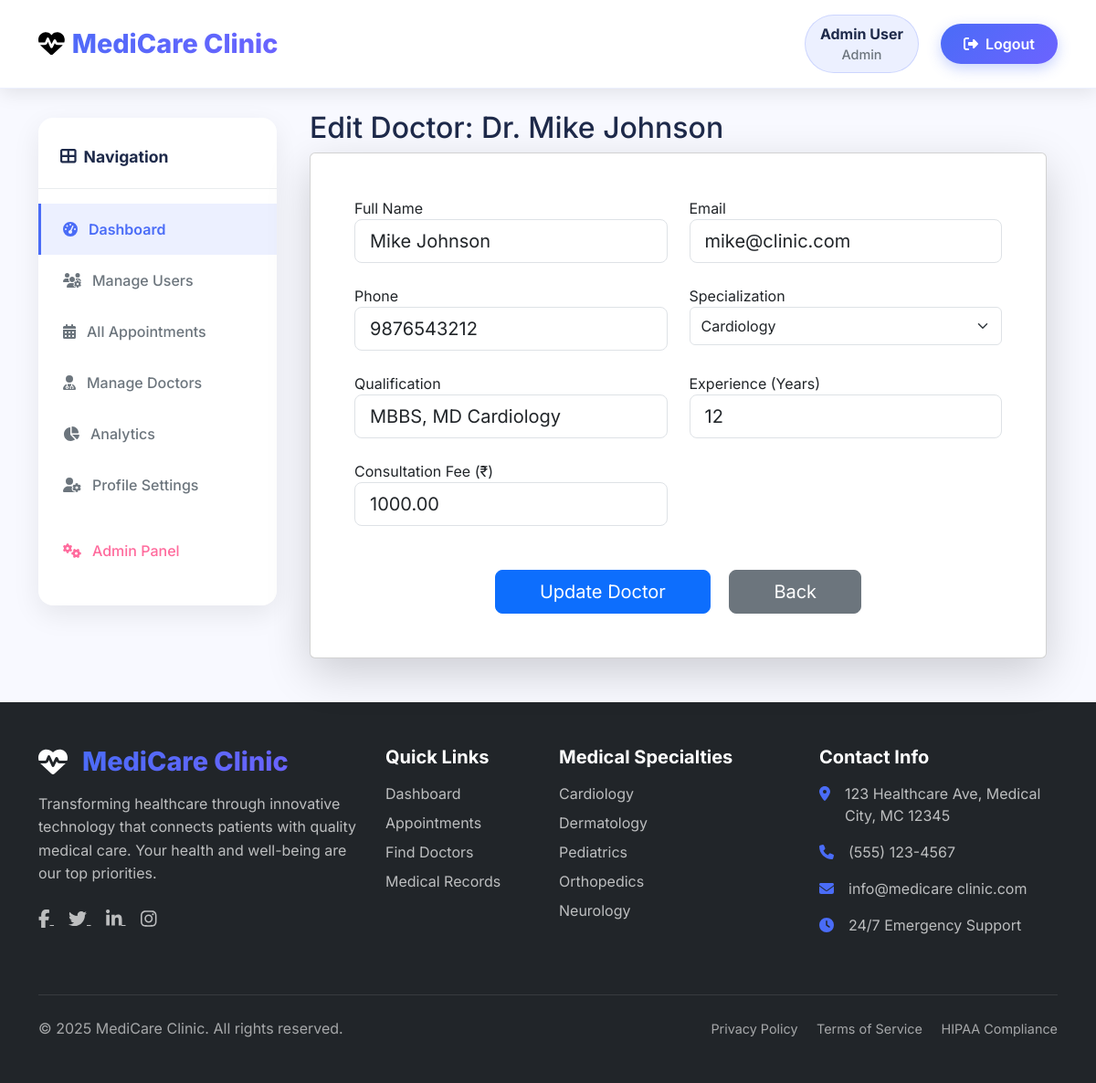
The app's page /admin/edit_doctor.php?id=2 (signed in) with its own data.
### tables this page shows
CREATE TABLE `doctors` (
  `doctor_id` int(11) NOT NULL AUTO_INCREMENT,
  `user_id` int(11) NOT NULL,
  `specialization_id` int(11) NOT NULL,
  `qualification` varchar(100) DEFAULT NULL,
  `experience_years` int(11) DEFAULT 0,
  `consultation_fee` decimal(10,2) DEFAULT 500.00,
  `profile_photo` varchar(255) DEFAULT NULL,
  PRIMARY KEY (`doctor_id`),
  FOREIGN KEY (`user_id`) REFERENCES `users`(`user_id`) ON DELETE CASCADE,
  FOREIGN KEY (`specialization_id`) REFERENCES `specializations`(`specialization_id`)
);

CREATE TABLE `users` (
  `user_id` int(11) NOT NULL AUTO_INCREMENT,
  `full_name` varchar(100) NOT NULL,
  `email` varchar(100) NOT NULL UNIQUE,
  `password` varchar(255) NOT NULL,
  `phone` varchar(20) DEFAULT NULL,
  `role` enum('patient','doctor','admin') NOT NULL DEFAULT 'patient',
  `created_at` timestamp DEFAULT CURRENT_TIMESTAMP,
  PRIMARY KEY (`user_id`)
);

### admin/edit_doctor.php (the view, shortened to what this page needs)
<?php
require_once '../includes/db_connect.php';
$id = $_GET['id'] ?? 0;
$stmt = $conn->prepare("SELECT d.*, u.full_name, u.email, u.phone FROM doctors d JOIN users u ON d.user_id = u.user_id WHERE d.doctor_id = ?");
$stmt->bind_param("i", $id);
$stmt->execute();
$doc = $stmt->get_result()->fetch_assoc();
?>
<?php require_once '../includes/header.php'; ?>
<div class="container mt-4">
    <h2>Edit Doctor: Dr. <?= htmlspecialchars($doc['full_name']) ?></h2>
    <form method="POST" class="card shadow-lg p-5">
        <div class="row g-4">
            <div class="col-md-6"><label>Full Name</label><input type="text" name="full_name" class="form-control form-control-lg" value="<?= $doc['full_name'] ?>" required></div>
            <div class="col-md-6"><label>Email</label><input type="email" name="email" class="form-control form-control-lg" value="<?= $doc['email'] ?>" required></div>
            <div class="col-md-6"><label>Phone</label><input type="text" name="phone" class="form-control form-control-lg" value="<?= $doc['phone'] ?>"></div>
            <div class="col-md-6"><label>Specialization</label>
                <select name="specialization" class="form-select form-control-lg" required>
                    <?php
                    $res = $conn->query("SELECT * FROM specializations");
                    while ($s = $res->fetch_assoc()) {
                        $sel = $s['specialization_id'] == $doc['specialization_id'] ? 'selected' : '';
                        echo "<option value='{$s['specialization_id']}' $sel>{$s['name']}</option>";
                    }
                    ?>
                </select>
            </div>
            <div class="col-md-6"><label>Qualification</label><input type="text" name="qualification" class="form-control form-control-lg" value="<?= $doc['qualification'] ?>" required></div>
            <div class="col-md-6"><label>Experience (Years)</label><input type="number" name="experience" class="form-control form-control-lg" value="<?= $doc['experience_years'] ?>" required></div>
            <div class="col-md-6"><label>Consultation Fee (₹)</label><input type="number" step="0.01" name="fee" class="form-control form-control-lg" value="<?= $doc['consultation_fee'] ?>" required></div>
        </div>
        <div class="mt-5 text-center">
            <button type="submit" class="btn btn-primary btn-lg px-5">Update Doctor</button>
            <a href="doctors.php" class="btn btn-secondary btn-lg px-5 ms-3">Back</a>
        </div>
    </form>
</div>
<?php require_once '../includes/footer.php'; ?>

### includes/header.php (style rules this page uses)
:root { --primary: #4a6cf7; --primary-light: #6a85f9; --primary-dark: #3a56d4; --secondary: #6c63ff; --accent: #ff6b9d; --accent-light: #ff8ab0; --light: #f8f9ff; --dark: #1e2a4a; --gray: #6c757d; --gray-light: #e9ecef; --success: #28a745; --danger: #dc3545; --border-radius: 16px; --box-shadow: 0 10px 30px rgba(0, 0, 0, 0.08); --box-shadow-lg: 0 20px 50px rgba(0, 0, 0, 0.12); --transition: all 0.4s cubic-bezier(0.175, 0.885, 0.32, 1.275); }
* { margin: 0; padding: 0; box-sizing: border-box; }
body { background: #f8f9ff; font-family: 'Inter', sans-serif; color: var(--dark); min-height: 100vh; display: flex; flex-direction: column; }

### records on screen
doctors: user.full_name "Mike Johnson", full_name "Mike Johnson", email "mike@clinic.com", phone "9876543212", qualification "MBBS, MD Cardiology", experience "12", fee "1000.00"

### other values on screen
SITE_NAME "MediCare Clinic"
$_SESSION['full_name'] "Admin User"
$_SESSION['role'] "Admin"
SITE_NAME "medicare clinic"
form field specialization "Cardiology"
